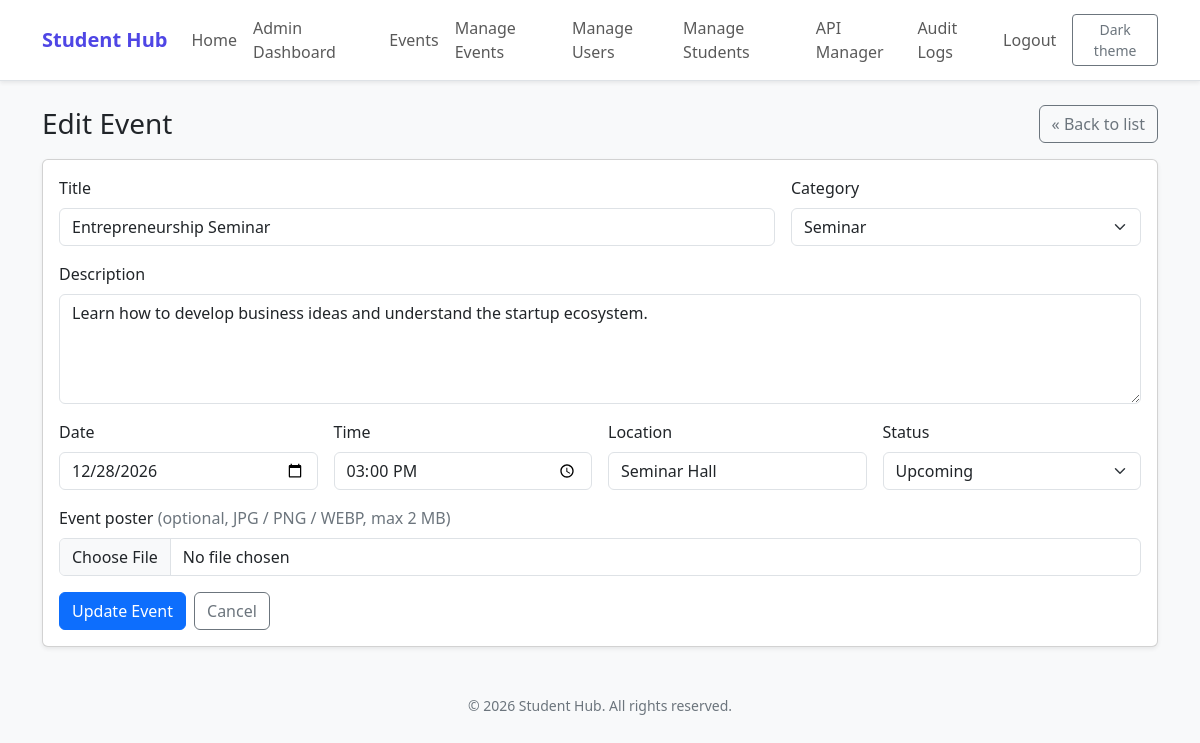
The app's page /events/form.php?id=15 (signed in) with its own data.
### tables this page shows
CREATE TABLE IF NOT EXISTS events (
    id          INT UNSIGNED NOT NULL AUTO_INCREMENT,
    title       VARCHAR(150) NOT NULL,
    description TEXT         NOT NULL,
    event_date  DATE         NOT NULL,
    event_time  TIME         NOT NULL,
    location    VARCHAR(150) NOT NULL,
    category    ENUM('Workshop','Competition','Seminar','Exhibition') NOT NULL,
    status      ENUM('Upcoming','Ongoing','Completed','Cancelled') NOT NULL DEFAULT 'Upcoming',
    poster      VARCHAR(255) DEFAULT NULL,           
    created_at  TIMESTAMP NOT NULL DEFAULT CURRENT_TIMESTAMP,
    updated_at  TIMESTAMP NOT NULL DEFAULT CURRENT_TIMESTAMP ON UPDATE CURRENT_TIMESTAMP,
    PRIMARY KEY (id),
    UNIQUE KEY uq_event_title_date (title, event_date),
    KEY idx_event_date (event_date),
    KEY idx_event_status (status)
);

### students/_bootstrap.php (called while the page is built, shortened)
<?php
function e($value): string
{
    return htmlspecialchars((string) $value, ENT_QUOTES, 'UTF-8');
}

### events/form.php (the view, shortened to what this page needs)
<?php
require_once __DIR__ . '/_bootstrap.php';
$id     = (int) ($_GET['id'] ?? $_POST['id'] ?? 0);
$isEdit = $id > 0;
$data = [
    'title' => '', 'description' => '', 'event_date' => '', 'event_time' => '',
    'location' => '', 'category' => '', 'status' => 'Upcoming',
];
$errors = [];
if ($isEdit) {
    $existing = fetch_event($conn, $id);
    if ($_SERVER['REQUEST_METHOD'] !== 'POST') {
        $data = array_intersect_key($existing, $data);
        $data['event_time'] = substr((string) $data['event_time'], 0, 5);
    }
}
function cls(array $errors, string $key): string
{
    return isset($errors[$key]) ? ' is-invalid' : '';
}
$title = $isEdit ? 'Edit Event' : 'Add Event';
?>
<div class="d-flex justify-content-between align-items-center mb-3">
    <h2 class="h3 mb-0"><?= e($title) ?></h2>
    <a class="btn btn-outline-secondary" href="index.php">&laquo; Back to list</a>
</div>
<form class="card card-body shadow-sm" method="post" enctype="multipart/form-data"
      action="form.php<?= $isEdit ? '?id=' . $id : '' ?>" novalidate>
    <div class="row g-3">
        <div class="col-md-8">
            <label class="form-label" for="title">Title</label>
            <input class="form-control<?= cls($errors, 'title') ?>" type="text" id="title" name="title" maxlength="150" required value="<?= e($data['title']) ?>">
        </div>
        <div class="col-md-4">
            <label class="form-label" for="category">Category</label>
            <select class="form-select<?= cls($errors, 'category') ?>" id="category" name="category" required>
                <?php foreach (EVENT_CATEGORIES as $c): ?>
                    <option value="<?= e($c) ?>" <?= $data['category'] === $c ? 'selected' : '' ?>><?= e($c) ?></option>
                <?php endforeach; ?>
            </select>
        </div>
        <div class="col-12">
            <label class="form-label" for="description">Description</label>
            <textarea class="form-control<?= cls($errors, 'description') ?>" id="description" name="description" rows="4" maxlength="2000" required><?= e($data['description']) ?></textarea>
        </div>
        <div class="col-md-3">
            <label class="form-label" for="event_date">Date</label>
            <input class="form-control<?= cls($errors, 'event_date') ?>" type="date" id="event_date" name="event_date" required value="<?= e($data['event_date']) ?>">
        </div>
        <div class="col-md-3">
            <label class="form-label" for="event_time">Time</label>
            <input class="form-control<?= cls($errors, 'event_time') ?>" type="time" id="event_time" name="event_time" required value="<?= e($data['event_time']) ?>">
        </div>
        <div class="col-md-3">
            <label class="form-label" for="location">Location</label>
            <input class="form-control<?= cls($errors, 'location') ?>" type="text" id="location" name="location" maxlength="150" required value="<?= e($data['location']) ?>">
        </div>
        <div class="col-md-3">
            <label class="form-label" for="status">Status</label>
            <select class="form-select<?= cls($errors, 'status') ?>" id="status" name="status" required>
                <?php foreach (EVENT_STATUSES as $s): ?>
                    <option value="<?= e($s) ?>" <?= $data['status'] === $s ? 'selected' : '' ?>><?= e($s) ?></option>
                <?php endforeach; ?>
            </select>
        </div>
        <div class="col-12">
            <label class="form-label" for="poster">Event poster <span class="text-secondary">(optional, JPG / PNG / WEBP, max 2 MB)</span></label>
            <input class="form-control<?= cls($errors, 'poster') ?>" type="file" id="poster" name="poster"
                   accept=".jpg,.jpeg,.png,.webp,image/jpeg,image/png,image/webp">
        </div>
        <div class="col-12 d-flex gap-2">
            <button class="btn btn-primary" type="submit"><?= $isEdit ? 'Update Event' : 'Add Event' ?></button>
            <a class="btn btn-outline-secondary" href="index.php">Cancel</a>
        </div>
    </div>
</form>

### events/_bootstrap.php (style rules this page uses)
body { transition: background-color .15s ease, color .15s ease; }

### records on screen
events: title "Entrepreneurship Seminar", description "Learn how to develop business ideas and understand the startup ecosystem.", event_date "12/28/2026", location "Seminar Hall"

### other values on screen
$text "Home"
$text "Admin Dashboard"
$text "Events"
$text "Manage Events"
$text "Manage Users"
$text "Manage Students"
$text "API Manager"
$text "Audit Logs"
$text "Logout"
$title "Edit Event"
form field category "Seminar"
form field status "Upcoming"
